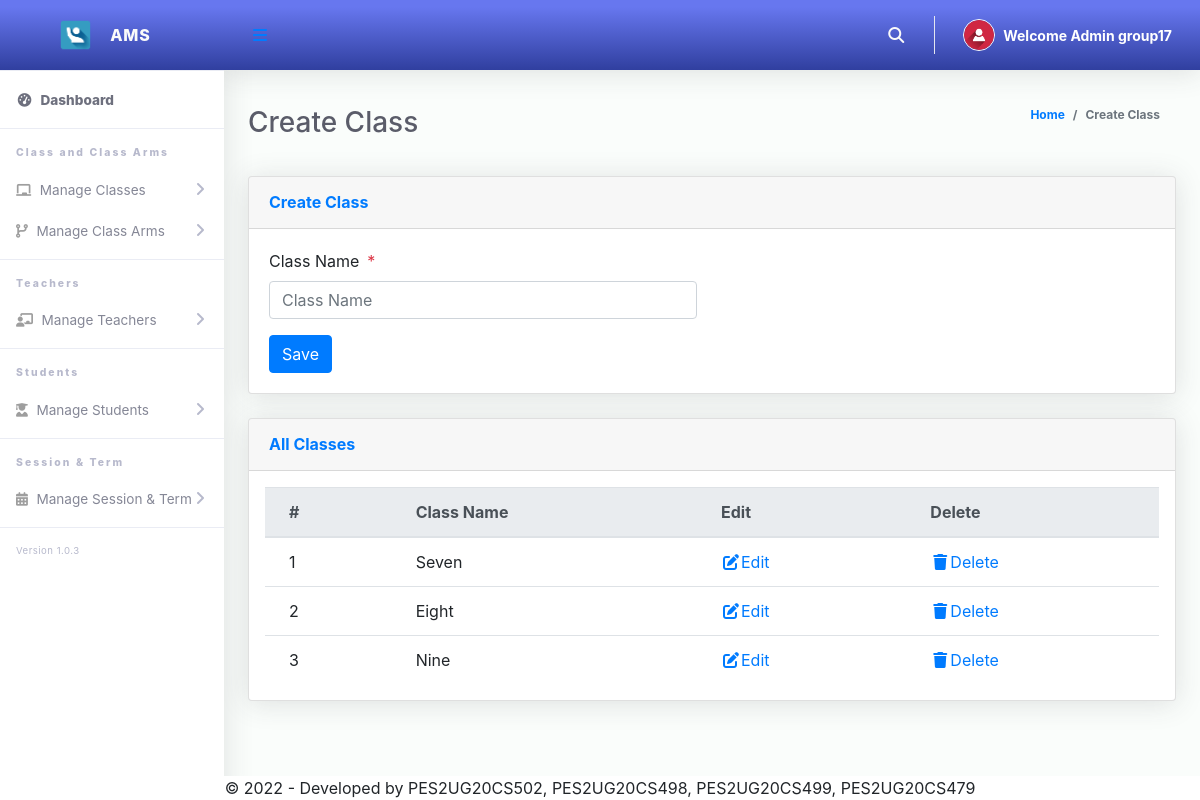
The app's page /Admin/createClass.php (signed in) with its own data.
### tables this page shows
CREATE TABLE `tblclass` (
  `Id` int(10) NOT NULL,
  `className` varchar(255) NOT NULL
);

### Admin/createClass.php (the view, shortened to what this page needs)
<?php
include '../Includes/dbcon.php';
?>
<!DOCTYPE html>
<html lang="en">
<head>
  <link href="../vendor/fontawesome-free/css/all.min.css" rel="stylesheet" type="text/css">
  <link href="../vendor/bootstrap/css/bootstrap.min.css" rel="stylesheet" type="text/css">
  <link href="css/ruang-admin.min.css" rel="stylesheet">
</head>
<body id="page-top">
  <div id="wrapper">
      <?php include "Includes/sidebar.php";?>
    <div id="content-wrapper" class="d-flex flex-column">
      <div id="content">
       <?php include "Includes/topbar.php";?>
        <div class="container-fluid" id="container-wrapper">
          <div class="d-sm-flex align-items-center justify-content-between mb-4">
            <h1 class="h3 mb-0 text-gray-800">Create Class</h1>
            <ol class="breadcrumb">
              <li class="breadcrumb-item"><a href="./">Home</a></li>
              <li class="breadcrumb-item active" aria-current="page">Create Class</li>
            </ol>
          </div>
          <div class="row">
            <div class="col-lg-12">
              <div class="card mb-4">
                <div class="card-header py-3 d-flex flex-row align-items-center justify-content-between">
                  <h6 class="m-0 font-weight-bold text-primary">Create Class</h6>
                </div>
                <div class="card-body">
                  <form method="post">
                    <div class="form-group row mb-3">
                        <div class="col-xl-6">
                            <label class="form-control-label">Class Name<span class="text-danger ml-2">*</span></label>
                      <input type="text" class="form-control" name="className" value="<?php echo $row['className'];?>" id="exampleInputFirstName" placeholder="Class Name">
                        </div>
                    </div>
                      <?php
                    if (isset($Id))
                    {
                    ?>
                    <button type="submit" name="update" class="btn btn-warning">Update</button>
                    &nbsp;&nbsp;&nbsp;&nbsp;&nbsp;&nbsp;&nbsp;&nbsp;&nbsp;&nbsp;
                    <?php
                    } else {
                    ?>
                    <button type="submit" name="save" class="btn btn-primary">Save</button>
                    <?php
                    }
                    ?>
                  </form>
                </div>
              </div>
                 <div class="row">
              <div class="col-lg-12">
              <div class="card mb-4">
                <div class="card-header py-3 d-flex flex-row align-items-center justify-content-between">
                  <h6 class="m-0 font-weight-bold text-primary">All Classes</h6>
                </div>
                <div class="table-responsive p-3">
                  <table class="table align-items-center table-flush table-hover" id="dataTableHover">
                    <thead class="thead-light">
                      <tr>
                        <th>#</th>
                        <th>Class Name</th>
                        <th>Edit</th>
                        <th>Delete</th>
                      </tr>
                    </thead>
                    <tbody>
                  <?php
                      $query = "SELECT * FROM tblclass";
                      $rs = $conn->query($query);
                      $num = $rs->num_rows;
                      $sn=0;
                      if($num > 0)
                      {
                        while ($rows = $rs->fetch_assoc())
                          {
                             $sn = $sn + 1;
                            echo"
                              <tr>
                                <td>".$sn."</td>
                                <td>".$rows['className']."</td>
                                <td><a href='?action=edit&Id=".$rows['Id']."'><i class='fas fa-fw fa-edit'></i>Edit</a></td>
                                <td><a href='?action=delete&Id=".$rows['Id']."'><i class='fas fa-fw fa-trash'></i>Delete</a></td>
                              </tr>";
                          }
                      }
                      else
                      {
                           echo
                           "<div class='alert alert-danger' role='alert'>
                            No Record Found!
                            </div>";
                      }
                      ?>
                    </tbody>
                  </table>
                </div>
              </div>
            </div>
            </div>
          </div>
        </div>
      </div>
       <?php include "Includes/footer.php";?>
    </div>
  </div>
</body>
</html>

### Admin/Includes/topbar.php (shortened to what this page needs)
<?php
  $query = "SELECT * FROM tbladmin WHERE Id = ".$_SESSION['userId']."";
  $rs = $conn->query($query);
  $rows = $rs->fetch_assoc();
  $fullName = $rows['firstName']." ".$rows['lastName'];
?>
<nav class="navbar navbar-expand navbar-light bg-gradient-primary topbar mb-4 static-top">
          <button id="sidebarToggleTop" class="btn btn-link rounded-circle mr-3">
            <i class="fa fa-bars"></i>
          </button>
          <ul class="navbar-nav ml-auto">
            <li class="nav-item dropdown no-arrow">
              <a class="nav-link dropdown-toggle" href="#" id="searchDropdown" role="button" data-toggle="dropdown"
                aria-haspopup="true" aria-expanded="false">
                <i class="fas fa-search fa-fw"></i>
              </a>
            </li>
            <li class="nav-item dropdown no-arrow">
              <a class="nav-link dropdown-toggle" href="#" id="userDropdown" role="button" data-toggle="dropdown"
                aria-haspopup="true" aria-expanded="false">
                <img class="img-profile rounded-circle" src="img/user-icn.png" style="max-width: 60px">
                <span class="ml-2 d-none d-lg-inline text-white small"><b>Welcome <?php echo $fullName;?></b></span>
              </a>
            </li>
          </ul>
        </nav>

### records on screen
tblclass: className "Seven"
tblclass: className "Eight"
tblclass: className "Nine"

### other values on screen
$fullName "Admin group17"
